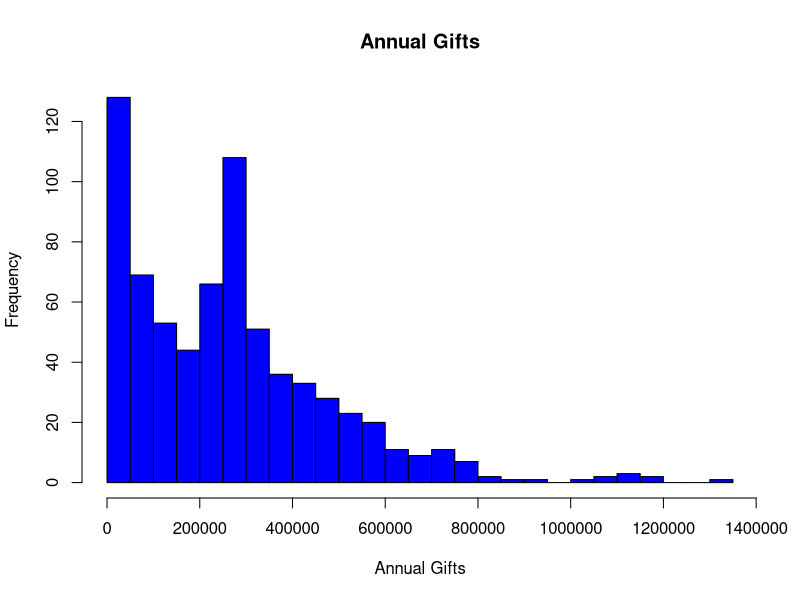

Here is the R script that generated this plot: (Note: this script raises an error after producing the figure.)
# import libraries
library(tidyverse)

# set working directory: /Users/christianmartinez/Downloads/trash/Yale Donations
setwd("/Users/christianmartinez/Downloads/trash/Yale Donations/processedData")

# import data
df <- read_csv("yaleDonations.csv")

# plot a histogram 
hist(df$Annual_Gifts[!is.na(df$Annual_Gifts)], 
     main = "Annual Gifts", 
     xlab = "Annual Gifts", 
     ylab = "Frequency", 
     col = "blue", 
     breaks = 20)


# add a column to the data frame: "Annual_Gifts_1Y_difference" given the difference between the current year and the previous year. For each row, find the value of Annual_Gifts, find the value of Annual_Gifts in the row with the same "Class" but with a "Year" value of 1 less, and subtract the two values. The lag should be by "Year" column
df$Annual_Gifts_1Y_difference <- df$Annual_Gifts - lead(df2$Annual_Gifts, n = 1, order = df2$Class)

# replace Annual_Gifts_1Y_difference with NA if the Year is 2012
df$Annual_Gifts_1Y_difference[df$Year == 2012] <- NA

# plot a histogram
hist(df$Annual_Gifts_1Y_difference[!is.na(df$Annual_Gifts_1Y_difference)], 
     main = "Annual Gifts 1 Year Difference", 
     xlab = "Annual Gifts 1 Year Difference", 
     ylab = "Frequency", 
     col = "blue", 
     breaks = 20)
